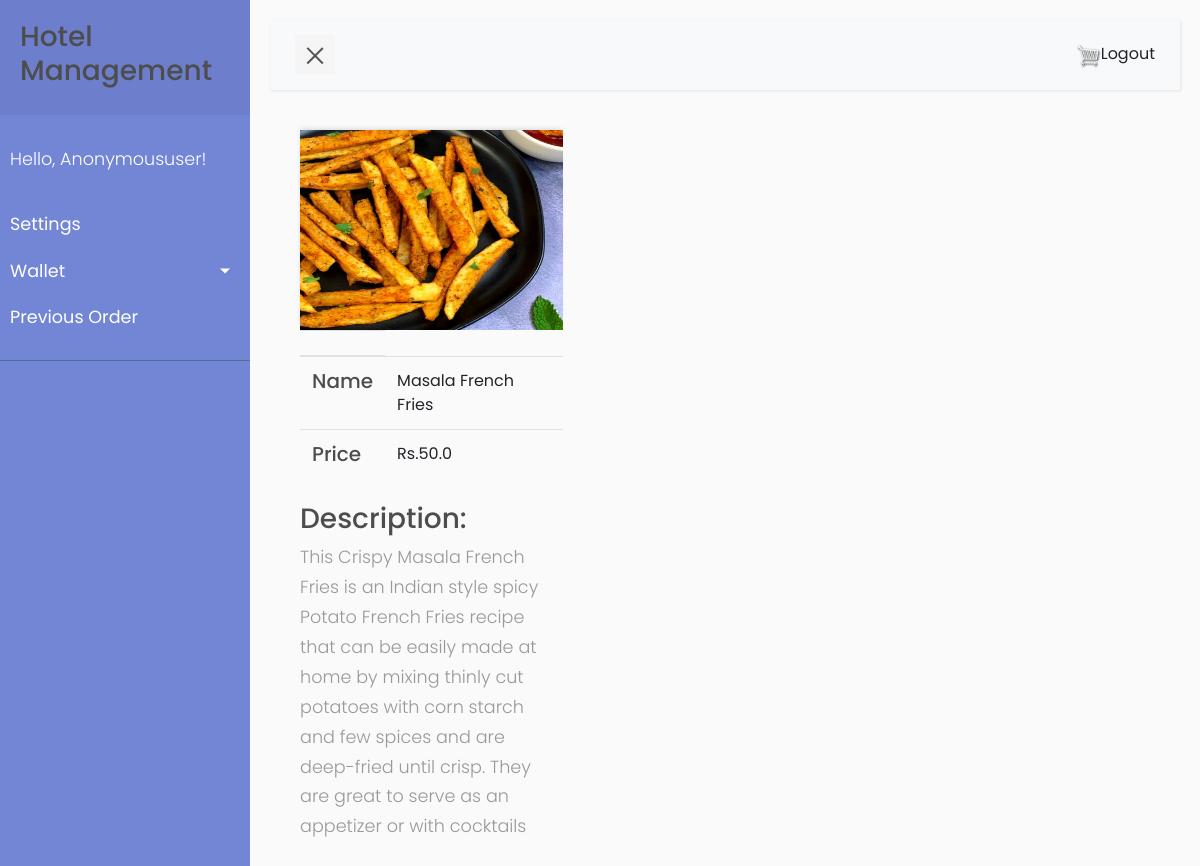
Screenshot of /product/description/3 with the database file from the repository.
### Restaurant/models.py (models this page shows, shortened)
class Product(models.Model):
    name = models.CharField(max_length=200, null=True)
    price = models.FloatField()
    image = models.ImageField(null=True, blank=True)
    description = models.TextField(blank=True, default='this is the descriptions')
    tags = models.ManyToManyField(Tag)
    @property
    def imageURL(self):
        try:
            url = self.image.url
        except:
            url = ''
        return url

### Restaurant/views.py (the view)
# urls.py: path('product/description/<str:id>', views.product_info, name="product_description_page"),
def product_info(request, id):
    product = Product.objects.get(id=id)
    context = {'product': product}
    print(product.name, product.price)
    return render(request, 'Restaurant/product_info.html', context=context)

### Restaurant/templates/Restaurant/product_info.html (shortened to what this page needs)
{% extends 'Restaurant/main.html' %}
{% load static %}
{% block content %}
    <div class="col-lg-4">
    <img class="thumbnail" src="{{ product.imageURL }}">
    <table class="table">
        <thead>
        <tr>
            <th scope="col"></th>
        </tr>
        </thead>
        <tbody>
        <tr>
            <td><h5>Name<h5></h5></td>
            <td>{{ product.name }}</td>
        </tr>
        <tr>
            <td><h5>Price<h5></td>
            <td>Rs.{{ product.price }}</td>
        </tr>
        </tbody>
    </table>
            <h3>Description:</h3>
            <p>{{ product.description }}</p>
{% endblock content %}

### static/css/main.css (style rules this page uses)
h1,h2,h3,h4,h5,h6 { color:hsl(0, 0%, 30%); }
.thumbnail { width: 100%; height: 200px; -webkit-box-shadow: -1px -3px 5px -2px rgba(214,214,214,1); -moz-box-shadow: -1px -3px 5px -2px rgba(214,214,214,1); box-shadow: -1px -3px 5px -2px rgba(214,214,214,1); }
.col-lg-4, .col-lg-6, .col-lg-8, .col-lg-12 { margin-top: 10px; }

### static/css/style5.css (style rules this page uses)
p { font-family: 'Poppins', sans-serif; font-size: 1.1em; font-weight: 300; line-height: 1.7em; color: #999; }

### rows the page displays
Product: imageURL (picture), name "Masala French Fries", price "50.0", description "This Crispy Masala French Fries is an Indian style spicy Potato French Fries recipe that can be easily made at home by mixing thinly cut potatoes with corn starch and few spices and are deep-fried until crisp. They are great to serve as an appetizer or with cocktails"

### other values shown
{{ request.user | title }} "Anonymoususer"
